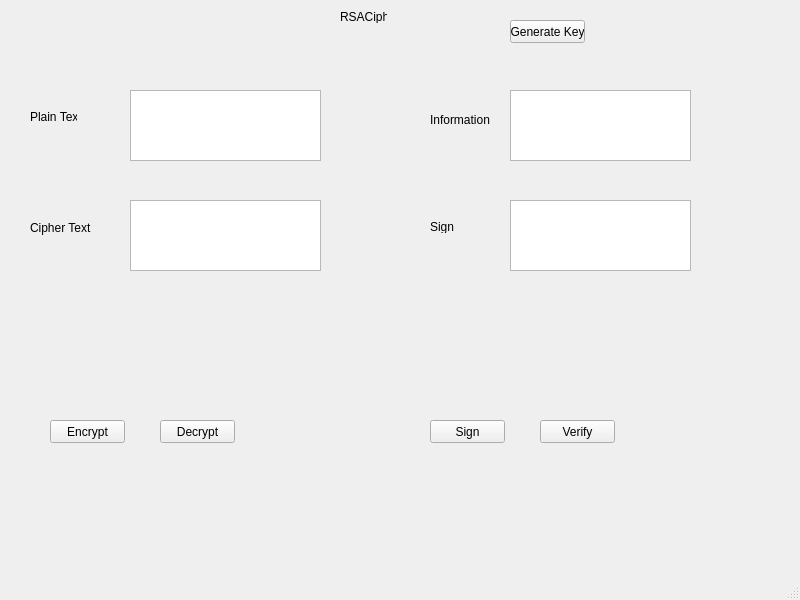
<?xml version="1.0" encoding="UTF-8"?>
<ui version="4.0">
 <class>MainWindow</class>
 <widget class="QMainWindow" name="MainWindow">
  <property name="geometry">
   <rect>
    <x>0</x>
    <y>0</y>
    <width>800</width>
    <height>600</height>
   </rect>
  </property>
  <property name="windowTitle">
   <string>MainWindow</string>
  </property>
  <widget class="QWidget" name="centralwidget">
   <widget class="QPlainTextEdit" name="txt_plaint">
    <property name="geometry">
     <rect>
      <x>130</x>
      <y>90</y>
      <width>191</width>
      <height>71</height>
     </rect>
    </property>
   </widget>
   <widget class="QPlainTextEdit" name="txt_cipher">
    <property name="geometry">
     <rect>
      <x>130</x>
      <y>200</y>
      <width>191</width>
      <height>71</height>
     </rect>
    </property>
   </widget>
   <widget class="QPlainTextEdit" name="txt_info">
    <property name="geometry">
     <rect>
      <x>510</x>
      <y>90</y>
      <width>181</width>
      <height>71</height>
     </rect>
    </property>
   </widget>
   <widget class="QPlainTextEdit" name="txt_sign">
    <property name="geometry">
     <rect>
      <x>510</x>
      <y>200</y>
      <width>181</width>
      <height>71</height>
     </rect>
    </property>
   </widget>
   <widget class="QLabel" name="label">
    <property name="geometry">
     <rect>
      <x>30</x>
      <y>110</y>
      <width>47</width>
      <height>13</height>
     </rect>
    </property>
    <property name="text">
     <string>Plain Text</string>
    </property>
   </widget>
   <widget class="QLabel" name="label_2">
    <property name="geometry">
     <rect>
      <x>30</x>
      <y>220</y>
      <width>61</width>
      <height>16</height>
     </rect>
    </property>
    <property name="text">
     <string>Cipher Text</string>
    </property>
   </widget>
   <widget class="QLabel" name="label_3">
    <property name="geometry">
     <rect>
      <x>430</x>
      <y>110</y>
      <width>61</width>
      <height>20</height>
     </rect>
    </property>
    <property name="text">
     <string>Information</string>
    </property>
   </widget>
   <widget class="QLabel" name="label_4">
    <property name="geometry">
     <rect>
      <x>430</x>
      <y>220</y>
      <width>47</width>
      <height>13</height>
     </rect>
    </property>
    <property name="text">
     <string>Sign</string>
    </property>
   </widget>
   <widget class="QLabel" name="label_5">
    <property name="geometry">
     <rect>
      <x>340</x>
      <y>10</y>
      <width>47</width>
      <height>13</height>
     </rect>
    </property>
    <property name="text">
     <string>RSACipher</string>
    </property>
   </widget>
   <widget class="QPushButton" name="btn_encrypt">
    <property name="geometry">
     <rect>
      <x>50</x>
      <y>420</y>
      <width>75</width>
      <height>23</height>
     </rect>
    </property>
    <property name="text">
     <string>Encrypt</string>
    </property>
   </widget>
   <widget class="QPushButton" name="btn_decrypt">
    <property name="geometry">
     <rect>
      <x>160</x>
      <y>420</y>
      <width>75</width>
      <height>23</height>
     </rect>
    </property>
    <property name="text">
     <string>Decrypt</string>
    </property>
   </widget>
   <widget class="QPushButton" name="btn_sign">
    <property name="geometry">
     <rect>
      <x>430</x>
      <y>420</y>
      <width>75</width>
      <height>23</height>
     </rect>
    </property>
    <property name="text">
     <string>Sign</string>
    </property>
   </widget>
   <widget class="QPushButton" name="btn_verify">
    <property name="geometry">
     <rect>
      <x>540</x>
      <y>420</y>
      <width>75</width>
      <height>23</height>
     </rect>
    </property>
    <property name="text">
     <string>Verify</string>
    </property>
   </widget>
   <widget class="QPushButton" name="btn_generate">
    <property name="geometry">
     <rect>
      <x>510</x>
      <y>20</y>
      <width>75</width>
      <height>23</height>
     </rect>
    </property>
    <property name="text">
     <string>Generate Key</string>
    </property>
   </widget>
  </widget>
  <widget class="QMenuBar" name="menubar">
   <property name="geometry">
    <rect>
     <x>0</x>
     <y>0</y>
     <width>800</width>
     <height>21</height>
    </rect>
   </property>
  </widget>
  <widget class="QStatusBar" name="statusbar"/>
 </widget>
 <resources/>
 <connections/>
</ui>
